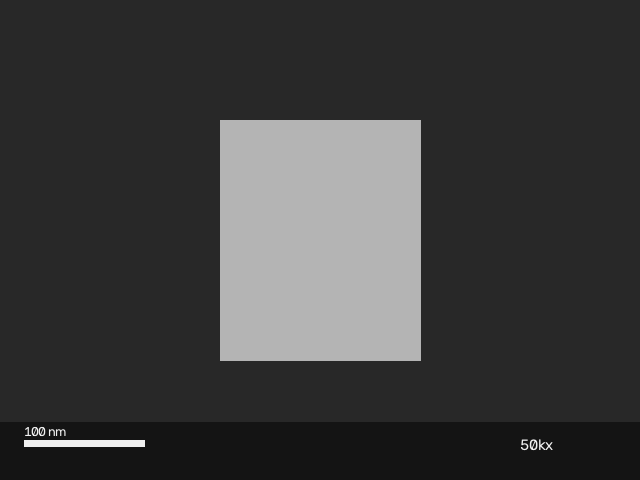
#> input picture AI agent practice/data/metrology/synth_scalebar.png, 640 x 480 px
$ python -i sem_edge_tool.py   (imports and definitions only)
#> lines starting #> are read from the running program, lines starting #| are printed output that depends on the picture; after the words box and inside, x2 and y2 are one past the last pixel; in counts of white or black regions, pixels touching at a corner belong together
#> further down, picture is the input picture: shape (480, 640); min 20, max 240, mean 60.5
"""
SEM/TEM 단면 이미지 edge 측정 툴.

오버레이(숫자 라벨)가 없는 일반 SEM에서 구조물 마스크·좌우 edge를 잡아
height / top·middle·bottom width / sidewall angle 을 측정합니다.

한 이미지에 동일 패턴이 반복되어 있으면 인스턴스별로 각각 측정합니다
(region 예: p0_height, p1_top … / 단일 구조면 height, top … 유지).

첫 장 측정으로 MeasureRecipe를 만들고, 이후 이미지에 recipe를 넘기면
같은 위치·개수로 맞춰 측정합니다. 여러 장은 measure_sem_batch() 사용.

노트북 LangGraph는 detect → overlay|edge 조건부 분기로
폴더/zip 이미지를 처리합니다 (스케일바 제외).

노트북: AIagent_practice.ipynb (§5) 에서 import 하여 사용.
"""

from __future__ import annotations

from pathlib import Path
from typing import Literal

import cv2
import numpy as np
from pydantic import BaseModel, Field, field_validator


# [22 lines that did not run here, left out]


# [13 lines that did not run here, left out]


# [20 lines that did not run here, left out]


# [6 lines that did not run here, left out]


# 구조 높이 대비 폭 측정 위치 (0=꼭대기, 1=바닥)
TOP_FRAC = 0.12
MID_FRAC = 0.50
BOT_FRAC = 0.88
# 하단 정보바/스케일바 제외 비율
BOTTOM_CROP = 0.88
# 측벽각 피팅에 쓸 높이 구간
ANGLE_Y0 = 0.20
ANGLE_Y1 = 0.80
# 반복 패턴으로 볼 상대 크기 허용 범위 (기준=최대 score 구조)
SIZE_RATIO_LO = 0.35
SIZE_RATIO_HI = 2.5
# 스케일바/정보바 제외 하단 비율 (overlay 검출용)
SCALEBAR_Y0 = 0.88
# overlay 주석(측정선/라벨) 픽셀 비율 임계
OVERLAY_SCORE_THR = 0.0008


# [73 lines left out: functions is_scalebar_measurement, detect_has_measurement_overlay, _to_gray, not called in this run]


def _score_contour(c: np.ndarray, wh: int, ww: int) -> tuple[float, tuple[int, int, int, int]] | None:
    x, y, bw, bh = cv2.boundingRect(c)
    area = cv2.contourArea(c)
    frame = wh * ww
    if area < frame * 0.002:
        return None
    # 배경 전체(거의 full-frame) contour 제외
    if area > frame * 0.35 or bw > ww * 0.85:
        return None
    tall = bh / max(bw, 1)
    # 기둥형(세로로 긴) 구조에 가산점
    score = area * (1.0 + 0.8 * min(tall, 4.0))
    return float(score), (x, y, bw, bh)


def _split_merged_blob(mask_roi: np.ndarray, min_gap: int = 3) -> list[np.ndarray]:
    """
    바닥이 이어져 하나의 blob이 된 반복 패턴을 세로 투영 valley로 분리.
    분리가 안 되면 원본 1개만 반환.
    """
    h, w = mask_roi.shape
    if w < 20:
        return [mask_roi]

    col_sum = (mask_roi > 0).sum(axis=0).astype(float)
    if col_sum.max() < 1:
        return [mask_roi]

    # 중앙 높이 구간만 써서 기판 연결부의 영향 감소
    y0, y1 = int(h * 0.15), int(h * 0.75)
    mid = mask_roi[y0:y1, :]
    col_mid = (mid > 0).sum(axis=0).astype(float)
    if col_mid.max() < 1:
        col_mid = col_sum

    thresh = max(col_mid.max() * 0.15, 1.0)
    binary = col_mid >= thresh

    # True 구간 = 기둥 후보
    segments: list[tuple[int, int]] = []
    i = 0
    while i < w:
        if not binary[i]:
            i += 1
            continue
        j = i
        while j < w and binary[j]:
            j += 1
        if j - i >= min_gap:
            segments.append((i, j - 1))
        i = j

    if len(segments) <= 1:
        return [mask_roi]

    # 세그먼트 폭이 너무 들쭉날쭉하면 분리 포기
    widths = [b - a + 1 for a, b in segments]
    med_w = float(np.median(widths))
    keep = [(a, b) for (a, b), ww in zip(segments, widths) if 0.4 * med_w <= ww <= 2.5 * med_w]
    if len(keep) <= 1:
        return [mask_roi]

    out = []
    for a, b in keep:
        pad = max(1, (b - a) // 10)
        x0 = max(0, a - pad)
        x1 = min(w, b + pad + 1)
        part = np.zeros_like(mask_roi)
        part[:, x0:x1] = mask_roi[:, x0:x1]
        if (part > 0).sum() > 0:
            out.append(part)
    return out if out else [mask_roi]


def _contours_from_threshold(th: np.ndarray) -> list[tuple[float, np.ndarray, tuple[int, int, int, int]]]:
    kernel = cv2.getStructuringElement(cv2.MORPH_RECT, (3, 3))
    th = cv2.morphologyEx(th, cv2.MORPH_CLOSE, kernel, iterations=2)
    th = cv2.morphologyEx(th, cv2.MORPH_OPEN, kernel, iterations=1)
    cnts, _ = cv2.findContours(th, cv2.RETR_EXTERNAL, cv2.CHAIN_APPROX_SIMPLE)
    wh, ww = th.shape
    scored: list[tuple[float, np.ndarray, tuple[int, int, int, int]]] = []
    for c in cnts:
        res = _score_contour(c, wh, ww)
        if res is None:
            continue
        score, bbox = res
        scored.append((score, c, bbox))
    scored.sort(key=lambda t: t[0], reverse=True)
    return scored


def _estimate_structure_instances(
    gray: np.ndarray,
    *,
    multi_pattern: bool = True,
    max_instances: int | None = None,
) -> tuple[list[np.ndarray], dict]:
    """
    구조 마스크 인스턴스 목록 (왼쪽→오른쪽 정렬)과 공통 meta 반환.
    multi_pattern=False 이면 score 최대 1개만.
    """
#> called with multi_pattern = True
    h, w = gray.shape
#> h = 480; w = 640
    work = gray[: int(h * BOTTOM_CROP), :].copy()
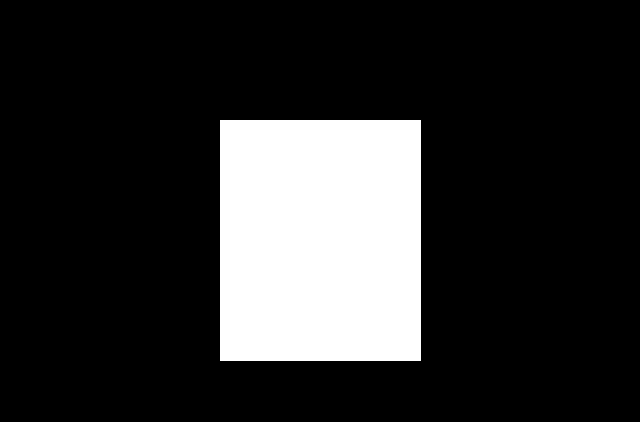
#> work: shape (422, 640); values 40 (black) and 180 (white), 17.9% white; 1 white region, box (x1, y1, x2, y2) and area: (220, 120, 421, 361) 48441
    wh, ww = work.shape
#> wh = 422; ww = 640

    blur = cv2.GaussianBlur(work, (5, 5), 0)
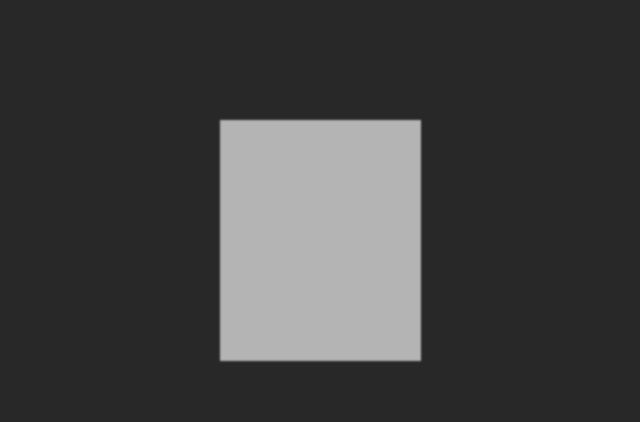
#> blur: shape (422, 640); min 40, max 180, mean 65.1
    _, th_bright = cv2.threshold(blur, 0, 255, cv2.THRESH_BINARY + cv2.THRESH_OTSU)
#> th_bright: shape (422, 640); 17.9% white; 1 white region, box (x1, y1, x2, y2) and area: (220, 120, 421, 361) 48437
    _, th_dark = cv2.threshold(blur, 0, 255, cv2.THRESH_BINARY_INV + cv2.THRESH_OTSU)

    s1 = _contours_from_threshold(th_bright)
#> in _contours_from_threshold, `cnts, _ = cv2.findContours(th, cv2.RETR_EXTERNAL, cv2.CHAIN_APPROX_SIM..`: cnts = 1 item
#> the loop in _contours_from_threshold, `for c in cnts:` made 1 pass
#> (x in _score_contour, y in _score_contour, bw in _score_contour, bh in _score_contour, area in _score_contour, frame in _score_contour, tall in _score_contour) on pass 1: (220, 120, 201, 241, 47998, 270080, 1.2)
#> s1 = 1 item
    s2 = _contours_from_threshold(th_dark)
#> the loop in _contours_from_threshold (call 2), `for c in cnts:` made 1 pass
#> (c, x in _score_contour, y in _score_contour, bw in _score_contour, bh in _score_contour, area in _score_contour, frame in _score_contour) on pass 1: ([[0, 0], [0, 421], [639, 421], [639, 0]], 0, 0, 640, 422, 269019, 270080)
#> s2 = []

    def polarity_score(scored: list) -> float:
        """단일 최고점 + 반복 후보 개수 보너스"""
        if not scored:
            return -1.0
        top = scored[0][0]
#> top = 94037.9
        ref_bw, ref_bh = scored[0][2][2], scored[0][2][3]
#> ref_bw = 201; ref_bh = 241
        ref_area = max(ref_bw * ref_bh, 1)
#> ref_area = 48441
        n_sim = 0
        for _sc, _c, bb in scored[:12]:
            area = max(bb[2] * bb[3], 1)
            if (
                SIZE_RATIO_LO <= area / ref_area <= SIZE_RATIO_HI
                and SIZE_RATIO_LO <= bb[3] / max(ref_bh, 1) <= SIZE_RATIO_HI
            ):
                n_sim += 1
#> this loop made 1 pass
#> (_sc, bb, area, n_sim) on pass 1: (94037.9, (220, 120, 201, 241), 48441, 1)
#> after the loop, n_sim = 1
        return top * (1.0 + 0.35 * max(0, n_sim - 1))

    scored = s1 if polarity_score(s1) >= polarity_score(s2) else s2
#> scored = 1 item

    meta: dict = {
        'full_h': h,
        'full_w': w,
        'work_h': wh,
        'work_w': ww,
    }
    if not scored:
        return [], meta

    # 기준(최고 score)과 비슷한 크기만 반복 패턴으로 채택
    _ref_score, _ref_c, ref_bbox = scored[0]
#> ref_bbox = (220, 120, 201, 241)
    _, _, ref_bw, ref_bh = ref_bbox
#> ref_bw = 201; ref_bh = 241
    ref_area = max(ref_bw * ref_bh, 1)
#> ref_area = 48441

    candidates: list[tuple[float, np.ndarray, tuple[int, int, int, int]]] = []
    for score, c, bbox in scored:
        if not multi_pattern and candidates:
            break
        _x, _y, bw, bh = bbox
        area = max(bw * bh, 1)
        area_ok = SIZE_RATIO_LO <= (area / ref_area) <= SIZE_RATIO_HI
        h_ok = SIZE_RATIO_LO <= (bh / max(ref_bh, 1)) <= SIZE_RATIO_HI
        if area_ok and h_ok:
            candidates.append((score, c, bbox))
#> this loop made 1 pass
#> (score, bbox, bw, bh, area, area_ok, h_ok) on pass 1: (94037.9, (220, 120, 201, 241), 201, 241, 48441, True, True)
#> after the loop, candidates = 1 item

    if not candidates:
        candidates = [scored[0]]

    # 마스크 생성 + 붙은 blob 분리 시도
    masks: list[np.ndarray] = []
    for _score, c, bbox in candidates:
        m = np.zeros((wh, ww), dtype=np.uint8)
        cv2.drawContours(m, [c], -1, 255, thickness=-1)
        x, y, bw, bh = bbox
        if multi_pattern and bw >= 40:
            roi = m[y : y + bh, x : x + bw]
            parts = _split_merged_blob(roi)
            if len(parts) > 1:
                for part in parts:
                    full = np.zeros_like(m)
                    full[y : y + bh, x : x + bw] = part
                    masks.append(full)
                continue
        masks.append(m)
#> this loop made 1 pass
#> (_score, x, y, bw, bh, h in _split_merged_blob, w in _split_merged_blob, y0 in _split_merged_blob) on pass 1: (94037.9, 220, 120, 201, 241, 241, 201, 36)
#> pass 1, in _estimate_structure_instances, `roi = m[y : y + bh, x : x + bw]`:
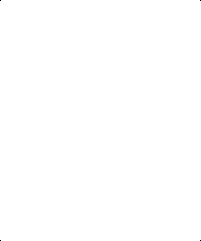
#> roi: shape (241, 201); 100% white; black in thin lines or dots
#> after the loop, masks = 1 item

    # 중복(거의 같은 위치) 제거: 중심 x 기준
    dedup: list[tuple[float, np.ndarray]] = []
    for m in masks:
        ys, xs = np.where(m > 0)
        if len(xs) == 0:
            continue
        cx = float(xs.mean())
        if any(abs(cx - pcx) < 8 for pcx, _ in dedup):
            continue
        dedup.append((cx, m))
#> this loop made 1 pass
#> cx on pass 1: 320
#> after the loop, dedup = 1 item
    dedup.sort(key=lambda t: t[0])

    if max_instances is not None and max_instances > 0:
        dedup = dedup[:max_instances]

    instances = [m for _, m in dedup]
#> instances = 1 item
    return instances, meta


# [153 lines left out: functions _instance_norm_box, build_recipe_from_geoms, build_recipe_from_measurements, _match_instances_to_recipe, _edge_profiles, _smooth, not called in this run]


# region base → 표준 goal_id (tools.recipe 와 동기)
_REGION_TO_GOAL: dict[str, str] = {
    'height': 'height',
    'top': 'top_width',
    'middle': 'middle_width',
    'bottom': 'bottom_width',
    'right_sidewall': 'right_sidewall_angle',
    'left_sidewall': 'left_sidewall_angle',
}


# [164 lines that did not run here, left out]


def _put_label(
    img: np.ndarray,
    text: str,
    org: tuple[int, int],
    color: tuple[int, int, int],
    *,
    scale: float = 0.42,
    thickness: int = 1,
) -> None:
    """가독성용 검정 외곽 + 본문 텍스트."""
    x, y = org
    for dx, dy in ((-1, 0), (1, 0), (0, -1), (0, 1)):
        cv2.putText(
            img,
            text,
            (x + dx, y + dy),
            cv2.FONT_HERSHEY_SIMPLEX,
            scale,
            (0, 0, 0),
            thickness + 1,
            cv2.LINE_AA,
        )
    cv2.putText(
        img,
        text,
        (x, y),
        cv2.FONT_HERSHEY_SIMPLEX,
        scale,
        color,
        thickness,
        cv2.LINE_AA,
    )


def _draw_edge_overlay(
    gray: np.ndarray,
    geoms: list[dict],
    geom_indices: list[int],
    *,
    use_prefix: bool,
    unit: str,
) -> np.ndarray:
    """
    잡은 좌/우 edge + 실제 측정 위치(높이·폭·측벽각)를 그린 오버레이.
    """
    vis = cv2.cvtColor(gray, cv2.COLOR_GRAY2BGR)
    palette = [
        (0, 255, 0),
        (255, 128, 0),
        (0, 255, 255),
        (255, 0, 255),
        (128, 255, 128),
        (255, 255, 0),
    ]
    # top / middle / bottom 폭선 색 (BGR)
    width_colors = {
        'top': (80, 80, 255),
        'middle': (0, 255, 255),
        'bottom': (0, 140, 255),
    }
    height_color = (255, 255, 0)    # cyan
    angle_color = (255, 0, 255)     # magenta

    for gi, g in enumerate(geoms):
        i = geom_indices[gi]
        color = palette[i % len(palette)]
        ys, lefts_s, rights_s = g['ys'], g['lefts_s'], g['rights_s']
        items = g['items']
        by_region = {it.region.split('_')[-1]: it for it in items}

        # 1) 잡은 좌/우 edge 프로파일
        for y, L, R in zip(ys[::2], lefts_s[::2], rights_s[::2]):
            cv2.circle(vis, (int(L), int(y)), 1, color, -1)
            cv2.circle(vis, (int(R), int(y)), 1, color, -1)

        # 2) 구조 bbox
        cv2.rectangle(vis, (g['x0'], g['y0']), (g['x1'], g['y1']), color, 1)

        # 3) height 측정선 (세로, 구조 중심)
        cx_h = int((g['x0'] + g['x1']) / 2)
        cv2.line(vis, (cx_h, g['y0']), (cx_h, g['y1']), height_color, 1)
        cv2.line(vis, (cx_h - 6, g['y0']), (cx_h + 6, g['y0']), height_color, 1)
        cv2.line(vis, (cx_h - 6, g['y1']), (cx_h + 6, g['y1']), height_color, 1)
        h_item = by_region.get('height')
        if h_item is not None:
            _put_label(
                vis,
                f"H={h_item.value}{h_item.unit}",
                (cx_h + 8, max(14, (g['y0'] + g['y1']) // 2)),
                height_color,
            )

        # 4) top/middle/bottom 폭: 실제 L→R 측정선 + 수치
        for seg in g.get('width_segs', []):
            name = seg['name']
            wc = width_colors.get(name, (255, 255, 255))
            y = int(seg['y'])
            L, R = int(seg['L']), int(seg['R'])
            cv2.line(vis, (L, y), (R, y), wc, 2)
            cv2.circle(vis, (L, y), 3, wc, -1)
            cv2.circle(vis, (R, y), 3, wc, -1)
            w_item = by_region.get(name)
            if w_item is not None:
                _put_label(
                    vis,
                    f"{name[0].upper()}={w_item.value}{w_item.unit}",
                    (R + 6, y + 4),
                    wc,
                )

        # 5) 우측 측벽각 (ANGLE 구간 선분)
        ang = g.get('angle_deg')
        if ang is not None and len(ys) >= 5:
            height_px = float(g['y1'] - g['y0'])
            mid_mask = (ys >= g['y0'] + ANGLE_Y0 * height_px) & (
                ys <= g['y0'] + ANGLE_Y1 * height_px
            )
            if mid_mask.sum() >= 2:
                yy = ys[mid_mask]
                xx = rights_s[mid_mask]
                y_a0, y_a1 = int(yy[0]), int(yy[-1])
                x_a0, x_a1 = int(xx[0]), int(xx[-1])
                cv2.line(vis, (x_a0, y_a0), (x_a1, y_a1), angle_color, 2)
                a_item = by_region.get('sidewall') or by_region.get('right_sidewall')
                # region is like p0_right_sidewall → split('_')[-1] = sidewall
                if a_item is None:
                    for it in items:
                        if it.orientation == 'angle':
                            a_item = it
                            break
                if a_item is not None:
                    _put_label(
                        vis,
                        f"A={a_item.value}{a_item.unit}",
                        (x_a1 + 6, (y_a0 + y_a1) // 2),
                        angle_color,
                    )

        label = f'p{i}' if use_prefix else 'struct'
        _put_label(vis, label, (g['x0'], max(14, g['y0'] - 6)), color, scale=0.5)

    # 범례
    legend = [
        ((0, 255, 0), 'L/R edge'),
        (height_color, 'height'),
        (width_colors['top'], 'top W'),
        (width_colors['middle'], 'mid W'),
        (width_colors['bottom'], 'bot W'),
        (angle_color, 'sidewall'),
    ]
    lx, ly = 8, 18
    for col, name in legend:
        cv2.rectangle(vis, (lx, ly - 8), (lx + 12, ly + 2), col, -1)
        _put_label(vis, name, (lx + 16, ly), col, scale=0.38)
        ly += 16

    return vis


# [200 lines that did not run here, left out]


# [65 lines that did not run here, left out]

>>> import cv2
>>> picture = cv2.imread('data/metrology/synth_scalebar.png', cv2.IMREAD_GRAYSCALE)
>>> result = _estimate_structure_instances(picture)
